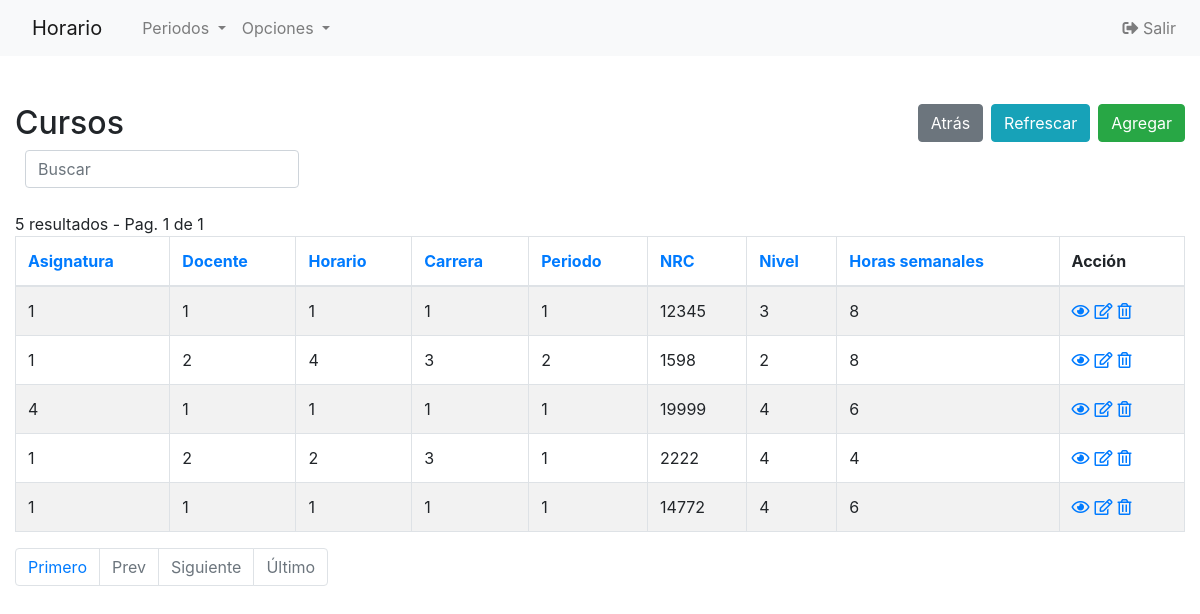
The page /Codigo/php/nrcs-index.php (signed in) on the database its author committed.
### tables this page shows
CREATE TABLE `nrcs` (
  `ID_NRC` int(11) NOT NULL,
  `ASIGNATURAS_VIGENTES_ID_asignatura_vigente` int(11) NOT NULL,
  `DOCENTES_ACTIVOS_ID_docente_activo` int(11) NOT NULL,
  `HORARIOS_DISPONIBLES_ID_horario_disponible` int(11) NOT NULL,
  `CARRERAS_VIGENTES_ID_carrera_vigente` int(11) NOT NULL,
  `PERIODOS_ID_periodo` int(11) NOT NULL,
  `codigo` int(11) DEFAULT NULL,
  `nivel` int(11) DEFAULT NULL,
  `horas_semanales` int(11) DEFAULT NULL
);

### Codigo/php/config.php (called while the page is built, shortened)
<?php
$no_of_records_per_page = 10;
?>

### Codigo/php/nrcs-index.php (the view, shortened to what this page needs)
<!DOCTYPE html>
<html lang="en">
<head>
    <link rel="stylesheet" href="https://stackpath.bootstrapcdn.com/bootstrap/4.5.0/css/bootstrap.min.css">
</head>
<?php require_once('navbar.php'); ?>
<body>
    <section class="pt-5">
        <div class="container-fluid">
            <div class="row">
                <div class="col-md-12">
                    <div class="page-header clearfix">
                        <h2 class="float-left">Cursos</h2>
                        <a href="nrcs-create.php" class="btn btn-success float-right">Agregar</a>
                        <a href="nrcs-index.php" class="btn btn-info float-right mr-2">Refrescar</a>
                        <a href="index1.php" class="btn btn-secondary float-right mr-2">Atrás</a>
                    </div>
                    <div class="form-row">
                        <form action="nrcs-index.php" method="get">
                        <div class="col">
                          <input type="text" class="form-control" placeholder="Buscar" name="search">
                        </div>
                    </div>
                    <br>
                    <?php
                    require_once "config.php";
                    $domain   = $_SERVER['HTTP_HOST'];
                    $script   = $_SERVER['SCRIPT_NAME'];
                    $parameters   = $_GET ? $_SERVER['QUERY_STRING'] : "" ;
                    $protocol=($_SERVER['HTTPS'] == "on" ? "https" : "http");
                    $currenturl = $protocol . '://' . $domain. $script . '?' . $parameters;
                    if (isset($_GET['pageno'])) {
                        $pageno = $_GET['pageno'];
                    } else {
                        $pageno = 1;
                    }
                    $offset = ($pageno-1) * $no_of_records_per_page;
                    $total_pages_sql = "SELECT COUNT(*) FROM nrcs";
                    $result = mysqli_query($link,$total_pages_sql);
                    $total_rows = mysqli_fetch_array($result)[0];
                    $total_pages = ceil($total_rows / $no_of_records_per_page);
                    $order = 'ID_NRC';
                    $sortBy = array('asc', 'desc'); $sort = 'desc';
                    $sql = "SELECT * FROM nrcs ORDER BY $order $sort LIMIT $offset, $no_of_records_per_page";
                    $count_pages = "SELECT * FROM nrcs";
                    if(!empty($_GET['search'])) {
                        $search = ($_GET['search']);
                        $sql = "SELECT * FROM nrcs
                            WHERE CONCAT_WS (ASIGNATURAS_VIGENTES_ID_asignatura_vigente,DOCENTES_ACTIVOS_ID_docente_activo,HORARIOS_DISPONIBLES_ID_horario_disponible,CARRERAS_VIGENTES_ID_carrera_vigente,PERIODOS_ID_periodo,codigo,nivel,horas_semanales)
                            LIKE '%$search%'
                            ORDER BY $order $sort
                            LIMIT $offset, $no_of_records_per_page";
                        $count_pages = "SELECT * FROM nrcs
                            WHERE CONCAT_WS (ASIGNATURAS_VIGENTES_ID_asignatura_vigente,DOCENTES_ACTIVOS_ID_docente_activo,HORARIOS_DISPONIBLES_ID_horario_disponible,CARRERAS_VIGENTES_ID_carrera_vigente,PERIODOS_ID_periodo,codigo,nivel,horas_semanales)
                            LIKE '%$search%'
                            ORDER BY $order $sort";
                    }
                    else {
                        $search = "";
                    }
                    if($result = mysqli_query($link, $sql)){
                        if(mysqli_num_rows($result) > 0){
                            if ($result_count = mysqli_query($link, $count_pages)) {
                               $total_pages = ceil(mysqli_num_rows($result_count) / $no_of_records_per_page);
                           }
                            $number_of_results = mysqli_num_rows($result_count);
                            echo " " . $number_of_results . " resultados - Pag. " . $pageno . " de " . $total_pages;
                            echo "<table class='table table-bordered table-striped'>";
                                echo "<thead>";
                                    echo "<tr>";
                                        echo "<th><a href=?search=$search&sort=&order=ASIGNATURAS_VIGENTES_ID_asignatura_vigente&sort=$sort>Asignatura</th>";
										echo "<th><a href=?search=$search&sort=&order=DOCENTES_ACTIVOS_ID_docente_activo&sort=$sort>Docente</th>";
										echo "<th><a href=?search=$search&sort=&order=HORARIOS_DISPONIBLES_ID_horario_disponible&sort=$sort>Horario</th>";
										echo "<th><a href=?search=$search&sort=&order=CARRERAS_VIGENTES_ID_carrera_vigente&sort=$sort>Carrera</th>";
										echo "<th><a href=?search=$search&sort=&order=PERIODOS_ID_periodo&sort=$sort>Periodo</th>";
										echo "<th><a href=?search=$search&sort=&order=codigo&sort=$sort>NRC</th>";
										echo "<th><a href=?search=$search&sort=&order=nivel&sort=$sort>Nivel</th>";
										echo "<th><a href=?search=$search&sort=&order=horas_semanales&sort=$sort>Horas semanales</th>";
                                        echo "<th>Acción</th>";
                                    echo "</tr>";
                                echo "</thead>";
                                echo "<tbody>";
                                while($row = mysqli_fetch_array($result)){
                                    echo "<tr>";
                                    echo "<td>" . htmlspecialchars($row['ASIGNATURAS_VIGENTES_ID_asignatura_vigente']) . "</td>";echo "<td>" . htmlspecialchars($row['DOCENTES_ACTIVOS_ID_docente_activo']) . "</td>";echo "<td>" . htmlspecialchars($row['HORARIOS_DISPONIBLES_ID_horario_disponible']) . "</td>";echo "<td>" . htmlspecialchars($row['CARRERAS_VIGENTES_ID_carrera_vigente']) . "</td>";echo "<td>" . htmlspecialchars($row['PERIODOS_ID_periodo']) . "</td>";echo "<td>" . htmlspecialchars($row['codigo']) . "</td>";echo "<td>" . htmlspecialchars($row['nivel']) . "</td>";echo "<td>" . htmlspecialchars($row['horas_semanales']) . "</td>";
                                        echo "<td>";
                                            echo "<a href='nrcs-read.php?ID_NRC=". $row['ID_NRC'] ."' title='View Record' data-toggle='tooltip'><i class='far fa-eye'></i></a>";
                                            echo "<a href='nrcs-update.php?ID_NRC=". $row['ID_NRC'] ."' title='Update Record' data-toggle='tooltip'><i class='far fa-edit'></i></a>";
                                            echo "<a href='nrcs-delete.php?ID_NRC=". $row['ID_NRC'] ."' title='Delete Record' data-toggle='tooltip'><i class='far fa-trash-alt'></i></a>";
                                        echo "</td>";
                                    echo "</tr>";
                                }
                                echo "</tbody>";
                            echo "</table>";
?>
                                <ul class="pagination" align-right>
                                <?php
                                    $new_url = preg_replace('/&?pageno=[^&]*/', '', $currenturl);
                                 ?>
                                    <li class="page-item"><a class="page-link" href="<?php echo $new_url .'&pageno=1' ?>">Primero</a></li>
                                    <li class="page-item <?php if($pageno <= 1){ echo 'disabled'; } ?>">
                                        <a class="page-link" href="<?php if($pageno <= 1){ echo '#'; } else { echo $new_url ."&pageno=".($pageno - 1); } ?>">Prev</a>
                                    </li>
                                    <li class="page-item <?php if($pageno >= $total_pages){ echo 'disabled'; } ?>">
                                        <a class="page-link" href="<?php if($pageno >= $total_pages){ echo '#'; } else { echo $new_url . "&pageno=".($pageno + 1); } ?>">Siguiente</a>
                                    </li>
                                    <li class="page-item <?php if($pageno >= $total_pages){ echo 'disabled'; } ?>">
                                        <a class="page-item"><a class="page-link" href="<?php echo $new_url .'&pageno=' . $total_pages; ?>">Último</a>
                                    </li>
                                </ul>
<?php
                        } else{
                            echo "<p class='lead'><em>No records were found.</em></p>";
                        }
                    } else{
                        echo "ERROR: Could not able to execute $sql. " . mysqli_error($link);
                    }
                    ?>
                </div>
            </div>
        </div>
    </section>
</body>
</html>

### Codigo/php/nrcs-index.php (style rules this page uses)
.page-header h2 { margin-top: 0; }
table tr td:last-child a { margin-right: 5px; }
body { font-size: 14px; }

### rows shown on the page
nrcs: ASIGNATURAS_VIGENTES_ID_asignatura_vigente "1", DOCENTES_ACTIVOS_ID_docente_activo "1", HORARIOS_DISPONIBLES_ID_horario_disponible "1", CARRERAS_VIGENTES_ID_carrera_vigente "1", PERIODOS_ID_periodo "1", codigo "12345", nivel "3", horas_semanales "8"
nrcs: ASIGNATURAS_VIGENTES_ID_asignatura_vigente "1", DOCENTES_ACTIVOS_ID_docente_activo "2", HORARIOS_DISPONIBLES_ID_horario_disponible "4", CARRERAS_VIGENTES_ID_carrera_vigente "3", PERIODOS_ID_periodo "2", codigo "1598", nivel "2", horas_semanales "8"
nrcs: ASIGNATURAS_VIGENTES_ID_asignatura_vigente "4", DOCENTES_ACTIVOS_ID_docente_activo "1", HORARIOS_DISPONIBLES_ID_horario_disponible "1", CARRERAS_VIGENTES_ID_carrera_vigente "1", PERIODOS_ID_periodo "1", codigo "19999", nivel "4", horas_semanales "6"
nrcs: ASIGNATURAS_VIGENTES_ID_asignatura_vigente "1", DOCENTES_ACTIVOS_ID_docente_activo "2", HORARIOS_DISPONIBLES_ID_horario_disponible "2", CARRERAS_VIGENTES_ID_carrera_vigente "3", PERIODOS_ID_periodo "1", codigo "2222", nivel "4", horas_semanales "4"
nrcs: ASIGNATURAS_VIGENTES_ID_asignatura_vigente "1", DOCENTES_ACTIVOS_ID_docente_activo "1", HORARIOS_DISPONIBLES_ID_horario_disponible "1", CARRERAS_VIGENTES_ID_carrera_vigente "1", PERIODOS_ID_periodo "1", codigo "14772", nivel "4", horas_semanales "6"

### other values the page prints
$number_of_results "5"
$pageno "1"
$total_pages "1"
